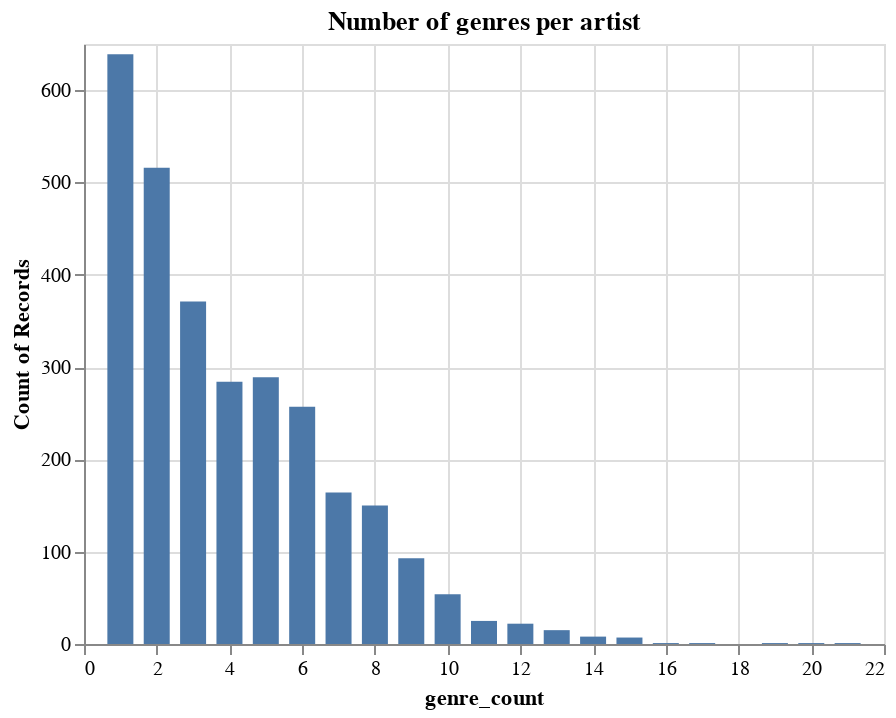

This figure's notebook cell:
### Markdown cell above
It's some artist called Pavement! I've no idea who that is, but still interesting to see. The artist seems to be in the indie rock segment, where there are many subgenres, so it's not that surprising. I've heard that metal has a similar amount of subgenres, so it would be cool to do this analysis for a metal fan 🤘. 

But, clearly I am not in that segment. Lets see how many genres an average artist of mine has. We'll exclude artists with zero genres.

### Code cell
#hide_input
genre_count_per_artist = comb.drop_duplicates(['master_metadata_album_artist_name']).copy()
tmp = genre_count_per_artist.loc[:, [str(x) for x in range(21)]].count(axis=1)
genre_count_per_artist.loc[:, 'genre_count'] = tmp.astype(int)
genre_count_per_artist = genre_count_per_artist[genre_count_per_artist.genre_count > 0]

alt.Chart(genre_count_per_artist[['genre_count']]).mark_bar(width=13).encode(
    alt.X('genre_count'),
    y='count()',
    tooltip=['genre_count', 'count()']
).properties(title='Number of genres per artist')

### Figure 1 — Vega-Lite specification as saved in the notebook (floating-point values rounded to 4 significant figures; data arrays with more than 128 entries replaced by an {"elided": "..."} marker saying what was removed)
{"usermeta": {"embedOptions": {"theme": "latimes"}}, "config": {"view": {"continuousWidth": 400, "continuousHeight": 300}}, "data": {"name": "data-6e76e3fe6be6d83f28bc865336e992ca"}, "mark": {"type": "bar", "width": 13}, "encoding": {"tooltip": [{"type": "quantitative", "field": "genre_count"}, {"type": "quantitative", "aggregate": "count"}], "x": {"type": "quantitative", "field": "genre_count"}, "y": {"type": "quantitative", "aggregate": "count"}}, "title": "Number of genres per artist", "$schema": "https://vega.github.io/schema/vega-lite/v4.8.1.json", "datasets": {"data-6e76e3fe6be6d83f28bc865336e992ca": {"elided": "2899 records"}}}
